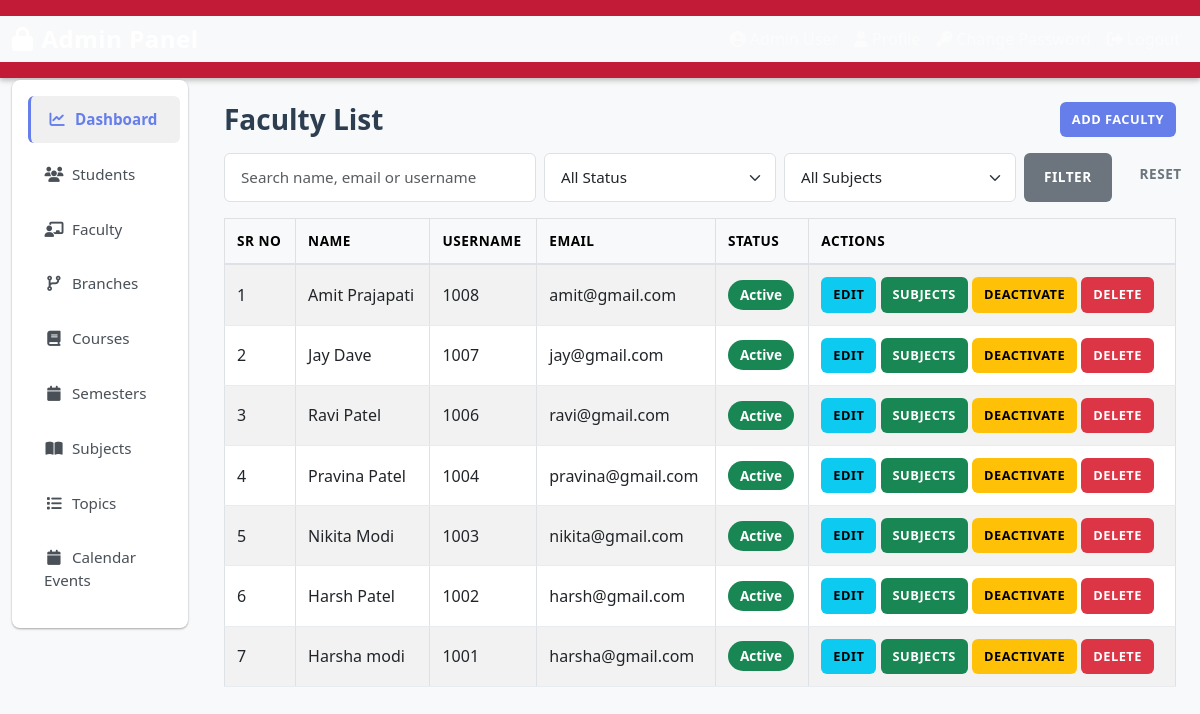
The page /admin/users/faculty_list.php (signed in) on the database its author committed.
### tables this page shows
CREATE TABLE `faculty_profiles` (
  `id` int(10) UNSIGNED NOT NULL,
  `user_id` int(10) UNSIGNED NOT NULL,
  `employee_code` varchar(50) DEFAULT NULL,
  `designation` varchar(100) DEFAULT NULL,
  `created_at` timestamp NOT NULL DEFAULT current_timestamp(),
  `updated_at` timestamp NOT NULL DEFAULT current_timestamp() ON UPDATE current_timestamp()
);

CREATE TABLE `users` (
  `id` int(10) UNSIGNED NOT NULL,
  `role_id` int(10) UNSIGNED NOT NULL,
  `username` varchar(50) NOT NULL,
  `email` varchar(100) NOT NULL,
  `password_hash` varchar(255) NOT NULL COMMENT 'BCRYPT hashed password',
  `full_name` varchar(150) NOT NULL,
  `first_name` varchar(100) DEFAULT NULL,
  `last_name` varchar(100) DEFAULT NULL,
  `mobile` varchar(20) DEFAULT NULL,
  `gender` enum('male','female','other') DEFAULT NULL,
  `dob` date DEFAULT NULL,
  `address` text DEFAULT NULL,
  `status` enum('active','inactive','pending') DEFAULT 'pending',
  `is_active` tinyint(1) NOT NULL DEFAULT 1,
  `last_login_at` datetime DEFAULT NULL,
  `created_at` datetime NOT NULL DEFAULT current_timestamp(),
  `updated_at` datetime NOT NULL DEFAULT current_timestamp() ON UPDATE current_timestamp()
);

### admin/users/faculty_list.php (the view, shortened to what this page needs)
<?php
$pdo = Database::getInstance();
$search = trim((string)($_GET['search'] ?? ''));
$where = ["r.name = ?"];
$params = ['faculty'];
$sql = "SELECT u.*, fp.employee_code, fp.designation
        FROM users u
        JOIN roles r ON r.id = u.role_id
        LEFT JOIN faculty_profiles fp ON fp.user_id = u.id
        WHERE " . implode(' AND ', $where) . " ORDER BY u.created_at DESC";
$stmt = $pdo->prepare($sql);
$stmt->execute($params);
$rows = $stmt->fetchAll();
include __DIR__ . '/../includes/header.php';
include __DIR__ . '/../includes/sidebar.php';
?>
<div class="d-flex justify-content-between align-items-center mb-3">
    <h3 class="mb-0">Faculty List</h3>
    <a href="faculty_form.php" class="btn btn-primary btn-sm">Add Faculty</a>
</div>
<form method="get" class="mb-3">
    <div class="row g-2">
        <div class="col-md-4">
            <input type="search" name="search" class="form-control" placeholder="Search name, email or username"
                   value="<?php echo htmlspecialchars($search); ?>">
        </div>
        <div class="col-md-3">
            <select name="status" class="form-select">
                <option value="">All Status</option>
            </select>
        </div>
        <div class="col-md-3">
            <select name="subject_id" class="form-select">
                <option value="">All Subjects</option>
            </select>
        </div>
        <div class="col-md-2 d-flex gap-2">
            <button class="btn btn-secondary">Filter</button>
            <a href="faculty_list.php" class="btn btn-outline-secondary">Reset</a>
        </div>
    </div>
</form>
<table class="table table-striped table-bordered table-sm align-middle">
    <thead class="table-light">
    <tr>
        <th>Sr No</th>
        <th>Name</th>
        <th>Username</th>
        <th>Email</th>
        <th>Status</th>
        <th>Actions</th>
    </tr>
    </thead>
    <tbody>
    <?php if ($rows): ?>
        <?php foreach ($rows as $index => $row): ?>
            <tr>
                <td><?php echo $index + 1; ?></td>
                <td><?php echo htmlspecialchars($row['first_name'] . ' ' . $row['last_name']); ?></td>
                <td><?php echo htmlspecialchars($row['username']); ?></td>
                <td><?php echo htmlspecialchars($row['email']); ?></td>
                <td>
                    <span class="badge bg-<?php
                        echo $row['status'] === 'active' ? 'success' :
                             ($row['status'] === 'pending' ? 'warning' : 'secondary'); ?>">
                        <?php echo htmlspecialchars(ucfirst($row['status'])); ?>
                    </span>
                </td>
                <td>
                    <?php if ($row['status'] === 'pending'): ?>
                        <a href="faculty_list.php?action=approve&id=<?php echo $row['id']; ?>"
                           class="btn btn-sm btn-success"
                           onclick="return confirm('Approve this faculty?');">
                            Approve
                        </a>
                        <a href="faculty_list.php?action=reject&id=<?php echo $row['id']; ?>"
                           class="btn btn-sm btn-danger"
                           onclick="return confirm('Reject this faculty?');">
                            Reject
                        </a>
                    <?php else: ?>
                        <a href="faculty_form.php?id=<?php echo $row['id']; ?>" class="btn btn-sm btn-info">Edit</a>
                        <a href="faculty_subjects.php?id=<?php echo $row['id']; ?>" class="btn btn-sm btn-success">Subjects</a>
                        <a href="faculty_list.php?action=toggle&id=<?php echo $row['id']; ?>"
                           class="btn btn-sm btn-warning"
                           onclick="return confirm('Are you sure to change status?');">
                            <?php echo $row['status'] === 'active' ? 'Deactivate' : 'Activate'; ?>
                        </a>
                        <a href="faculty_list.php?action=delete&id=<?php echo $row['id']; ?>"
                           class="btn btn-sm btn-danger"
                           onclick="return confirm('Are you sure to delete this faculty?');">
                            Delete
                        </a>
                    <?php endif; ?>
                </td>
            </tr>
        <?php endforeach; ?>
    <?php else: ?>
        <tr><td colspan="8" class="text-center">No faculty found.</td></tr>
    <?php endif; ?>
    </tbody>
</table>

### assets/css/style.css (style rules this page uses)
:root { --primary-gradient: linear-gradient(135deg, #667eea 0%, #764ba2 100%); --admin-gradient: linear-gradient(135deg, #dc3545 0%, #c82333 100%); --faculty-gradient: linear-gradient(135deg, #0d6efd 0%, #0a58ca 100%); --student-gradient: linear-gradient(135deg, #198754 0%, #157347 100%); --shadow-sm: 0 1px 3px rgba(0, 0, 0, 0.12), 0 1px 2px rgba(0, 0, 0, 0.24); --shadow-md: 0 3px 6px rgba(0, 0, 0, 0.15), 0 2px 4px rgba(0, 0, 0, 0.12); --shadow-lg: 0 10px 20px rgba(0, 0, 0, 0.15), 0 3px 6px rgba(0, 0, 0, 0.10); }
* { margin: 0; padding: 0; box-sizing: border-box; }
html, body { height: 100%; font-family: 'Segoe UI', Tahoma, Geneva, Verdana, sans-serif; color: #333; background-color: #f8f9fa; }
body { display: flex; flex-direction: column; background-color: #f8f9fa; }
h1, h2, h3, h4, h5, h6 { font-weight: 600; color: #2c3e50; margin-bottom: 1rem; }
.form-control, .form-select { border-radius: 6px; border: 1px solid #dee2e6; padding: 0.75rem 1rem; font-size: 0.95rem; transition: all 0.3s ease; }
.btn { border-radius: 6px; font-weight: 600; padding: 0.65rem 1.25rem; transition: all 0.3s ease; border: none; text-transform: uppercase; font-size: 0.85rem; letter-spacing: 0.5px; }
.btn-primary { background-color: #667eea; border: none; }
.btn-success { background-color: #198754; border: none; }
.btn-danger { background-color: #dc3545; border: none; }
.btn-info { background-color: #0dcaf0; border: none; color: #000; }
.btn-sm { padding: 0.5rem 0.75rem; font-size: 0.8rem; }
.table { border-collapse: collapse; }
.table thead { background-color: #f8f9fa; font-weight: 600; color: #2c3e50; }
.table th { border-bottom: 2px solid #dee2e6; padding: 1rem; text-transform: uppercase; font-size: 0.85rem; letter-spacing: 0.5px; }
.table td { padding: 1rem; border-bottom: 1px solid #e9ecef; vertical-align: middle; }
.table tbody tr { transition: all 0.3s ease; }
.table-striped tbody tr:nth-child(odd) { background-color: #f8f9fa; }
.table-sm th, .table-sm td { padding: 0.75rem; }
.badge { padding: 0.5rem 0.75rem; border-radius: 20px; font-weight: 600; font-size: 0.85rem; }
.mb-0 { margin-bottom: 0; }

### rows shown on the page
faculty_profiles: user.last_name "Amit Prajapati", user.username "1008", user.email "amit@gmail.com", user.status "Active"
faculty_profiles: user.last_name "Jay Dave", user.username "1007", user.email "jay@gmail.com", user.status "Active"
faculty_profiles: user.last_name "Ravi Patel", user.username "1006", user.email "ravi@gmail.com", user.status "Active"
faculty_profiles: user.last_name "Pravina Patel", user.username "1004", user.email "pravina@gmail.com", user.status "Active"
faculty_profiles: user.last_name "Nikita Modi", user.username "1003", user.email "nikita@gmail.com", user.status "Active"
faculty_profiles: user.last_name "Harsh Patel", user.username "1002", user.email "harsh@gmail.com", user.status "Active"
faculty_profiles: user.last_name "Harsha modi", user.username "1001", user.email "harsha@gmail.com", user.status "Active"
